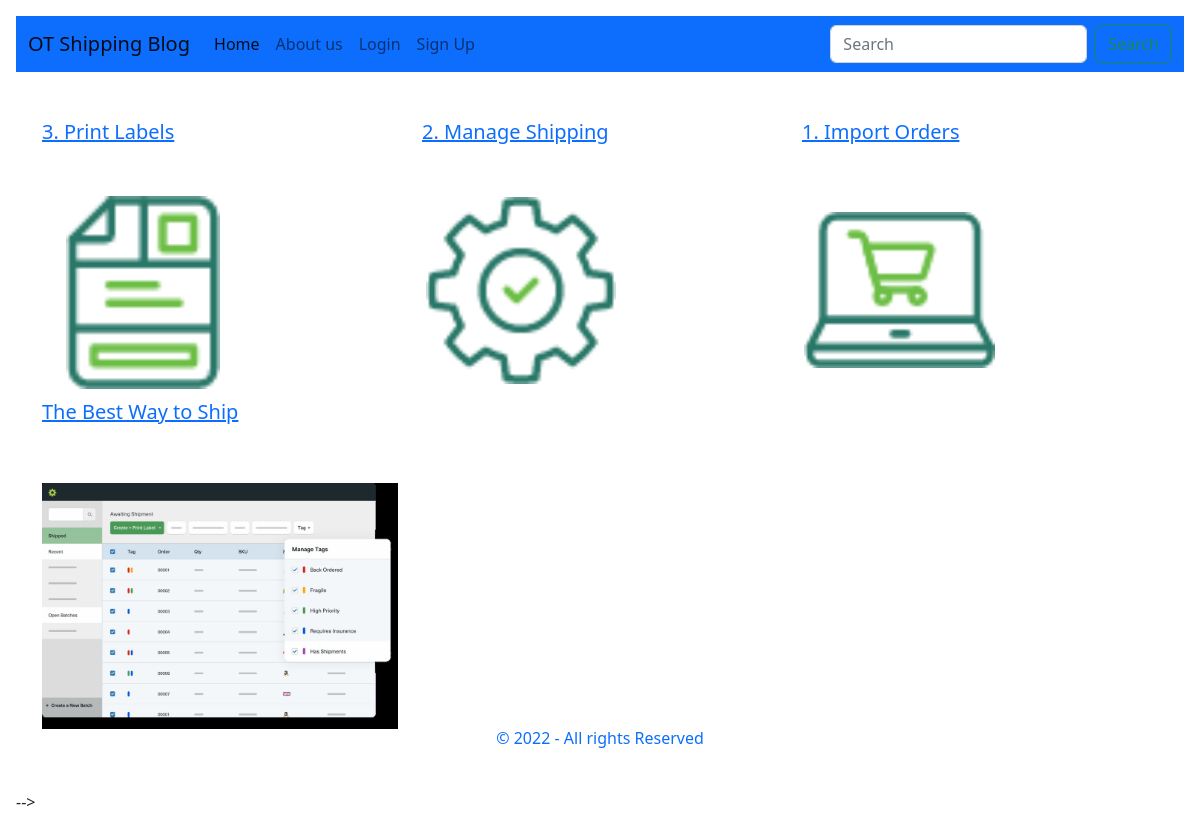
Page /tag/Our-Activities-Sequence/ on the earlier database version.
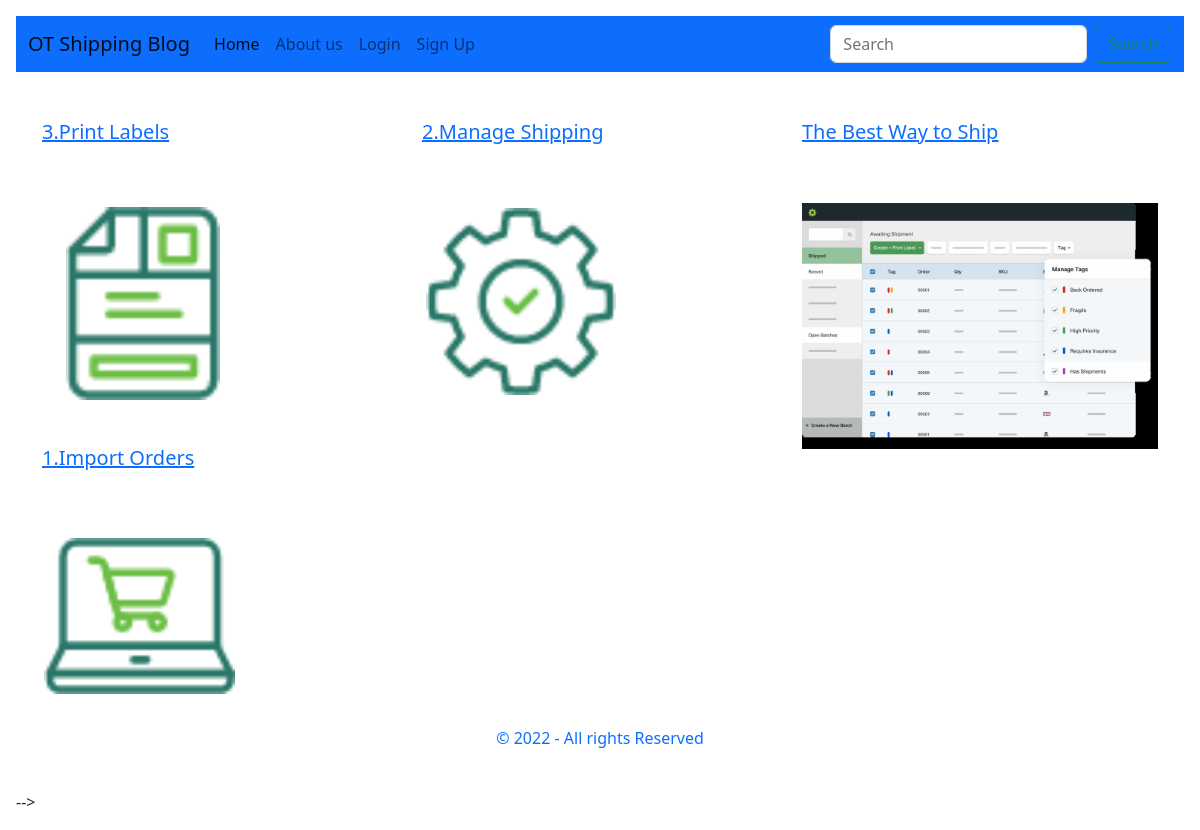
Same page on the later database version.
### main/models.py (models this page shows, shortened)
class BlogPost(models.Model):
    user = models.ForeignKey(User, on_delete=models.CASCADE, blank=False, null=False,
                            verbose_name='Author')
    title = models.CharField('Title', max_length=120, blank=False, null=False)
    slug = models.SlugField('Slug', editable=False, max_length=180, unique=True, default=timezone.now)
    content = models.TextField('Content', max_length=800, blank=False, null=False)
    banner = models.ImageField('Image', upload_to='images/', blank=True,
                                 null=True, default='images/default_image.png')
    tags = models.ManyToManyField(BlogTag, verbose_name='Tags')

### main/views.py (the view)
# urls.py: path('tag/<slug>/', PostsTagView.as_view(), name='tag'),
class PostsTagView(ListView):
    model = BlogPost
    template_name = 'posts.html'
    context_object_name = 'articles'
    def get_queryset(self, *args, **kwargs):
        query = BlogPost.objects.filter(tags__slug=self.kwargs['slug'])
        return query

### templates/posts.html (shortened to what this page needs)
{% extends 'base.html' %}
{% load static %}
{% block content %}
<div class="container mt-4">
    <div class="row">
        {% for post in articles %}
            {% if forloop.counter > 1%}
                <div class="col-4 mb-4">
                    <h2 class="h5 h-25 mt-4">
                        <a href="{% url 'article' post.slug %}">{{post.title}}</a>
                    </h2>
                    <img class="img-fluid" src="{{post.banner.url}}" alt="{{post.title}}">
                </div>
            {% endif %}
        {% endfor %}
    </div>
</div>
{% endblock %}

Differences in the rows shown:
changed BlogPost: title "3. Print Labels" → "3.Print Labels"
changed BlogPost: title "2. Manage Shipping" → "2.Manage Shipping"
shown differently, row unchanged: BlogPost "The Best Way to Ship": moves up the list
changed BlogPost: title "1. Import Orders" → "1.Import Orders"
